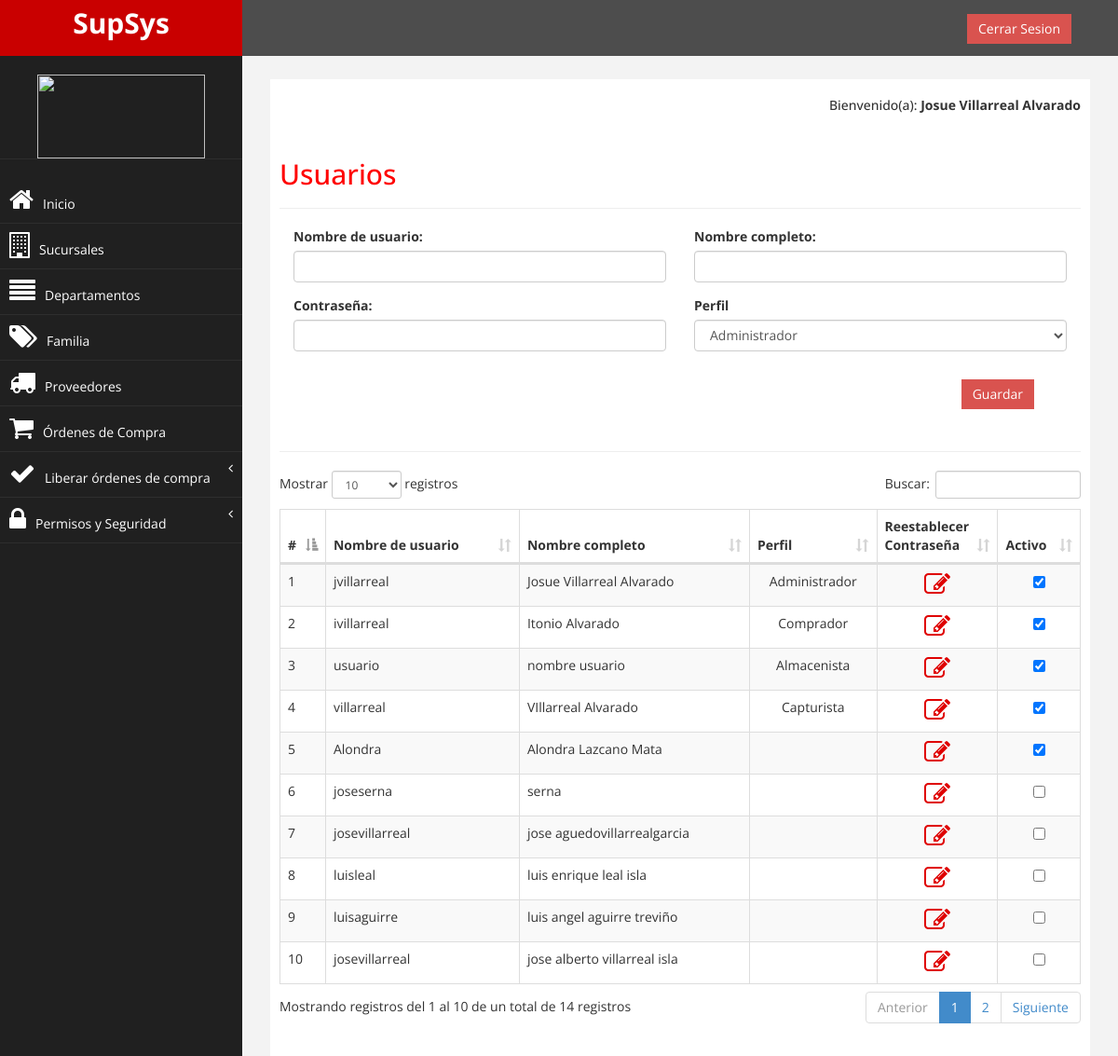
Page /usuarios/index.php (signed in) on the committed database.
### tables this page shows
CREATE TABLE `usuarios` (
  `id` int(11) NOT NULL AUTO_INCREMENT,
  `nombre_usuario` text NOT NULL,
  `nombre_completo` text NOT NULL,
  `pass` text NOT NULL,
  `perfil` text NOT NULL,
  `fecha` date NOT NULL,
  `hora` time NOT NULL,
  `activo` int(11) NOT NULL,
  `usuario` int(11) NOT NULL,
  PRIMARY KEY (`id`)
);

CREATE TABLE `perfil` (
  `id` int(11) NOT NULL AUTO_INCREMENT,
  `nombre` text NOT NULL,
  `descripcion` text NOT NULL,
  `fecha` date NOT NULL,
  `hora` time NOT NULL,
  `activo` int(11) NOT NULL,
  `usuario` int(11) NOT NULL,
  PRIMARY KEY (`id`)
);

### usuarios/tabla_tipo_usuario.php (the view, shortened to what this page needs)
<?php
include '../configuracion/conexion.php';
	   $qry = "SELECT  u.id, u.nombre_usuario, u.nombre_completo, p.nombre, u.activo
            FROM usuarios AS u LEFT JOIN perfil AS p
            ON u.id = p.id";
            $consulta = mysqli_query($conexion, $qry);
 ?>
	<div class="table-responsive">
		<table id="example" class="table table-striped table-bordered" cellspacing="0" width="100%">
	        <thead>
	            <tr>
	                <th width="5%">#</th>
	                <th>Nombre de usuario</th>
	                <th>Nombre completo</th>
	                <th>Perfil</th>
	                <th width="10%">Reestablecer Contrase&ntilde;a</th>
	                <th width="10%">Activo</th>
	            </tr>
	        </thead>
	        <tbody>
	        <?php
	        	while($row = mysqli_fetch_array($consulta))
				{	?>
					<tr>
						<td>
							<?php echo $row[0]; ?>
						</td>
						<td>
							<?php echo $row[1]; ?>
						</td>
						<td>
							<?php echo $row[2]; ?>
						</td>
						<td align="center">
							<?php echo $row[3]; ?>
						</td>
						<td align="center">
							<a href="reestablecer_contra.php?id=<?php echo $row[0] ?>"><i class="fa fa-pencil-square-o fa-2x color-icono" aria-hidden="true"></i></a>
						</td>
						<td align="center">
						<?php
						if ($row[4]==1) {
							$valor = "checked";
						}
						if ($row[4]==0) {
							$valor="";
						}
						?>
							<?php echo "<input type='checkbox' id='status' $valor onclick='OnChangeCheckbox (this)' data-id='$row[0]'/>"; ?>
						</td>
					</tr>
				<?php
				}
				 ?>
	        </tbody>
		</table>
	</div>

### assets/css/custom.css (style rules this page uses)
body { font-family: 'Open Sans', sans-serif; }

### assets/css/demo.css (style rules this page uses)
* { margin: 0; padding: 0; }
a { color: #fff; text-decoration: none; }

### assets/css/personal.css (style rules this page uses)
.color-icono { color:#DF0101; }

### rows in the picture
usuarios: id "1", nombre_usuario "jvillarreal", nombre_completo "Josue Villarreal Alvarado", perfil.nombre "Administrador"
usuarios: id "2", nombre_usuario "ivillarreal", nombre_completo "Itonio Alvarado", perfil.nombre "Comprador"
usuarios: id "3", nombre_usuario "usuario", nombre_completo "nombre usuario", perfil.nombre "Almacenista"
usuarios: id "4", nombre_usuario "villarreal", nombre_completo "VIllarreal Alvarado", perfil.nombre "Capturista"
usuarios: id "5", nombre_usuario "Alondra", nombre_completo "Alondra Lazcano Mata"
usuarios: id "6", nombre_usuario "joseserna", nombre_completo "serna"
usuarios: id "7", nombre_usuario "josevillarreal", nombre_completo "jose aguedovillarrealgarcia"
usuarios: id "8", nombre_usuario "luisleal", nombre_completo "luis enrique leal isla"
usuarios: id "9", nombre_usuario "luisaguirre", nombre_completo "luis angel aguirre treviño"
usuarios: id "10", nombre_usuario "josevillarreal", nombre_completo "jose alberto villarreal isla"

### other values in the picture
$nombre "Josue Villarreal Alvarado"
form field perfil "Administrador"
